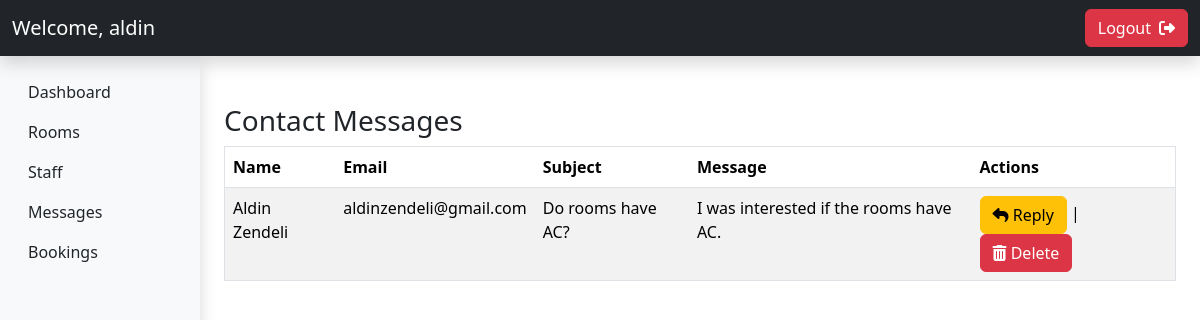
Screenshot of /viewMessages.php (signed in) with the database file from the repository.
### tables this page shows
CREATE TABLE `contact` (
  `id` int(11) NOT NULL,
  `firstlastname` varchar(255) NOT NULL,
  `email` varchar(255) NOT NULL,
  `subject` varchar(255) NOT NULL,
  `message` varchar(255) NOT NULL
);

### viewMessages.php (the view, shortened to what this page needs)
<?php
    include_once("config.php");
    $sql = "SELECT * FROM contact";
    $selectMessages = $conn->prepare($sql);
    $selectMessages->execute();
    $messages_data = $selectMessages->fetchAll();
?>
<!DOCTYPE html>
<html lang="en">
<head>
    <link href="https://cdn.jsdelivr.net/npm/bootstrap@5.3.3/dist/css/bootstrap.min.css" rel="stylesheet">
    <link rel="stylesheet" href="https://cdnjs.cloudflare.com/ajax/libs/font-awesome/6.7.2/css/all.min.css">
</head>
<body>
<nav class="navbar bg-dark navbar-dark shadow">
        <div class="container-fluid">
            <a class="navbar-brand" href="#">Welcome, <?php echo $_SESSION['username']; ?></a>
            <a href="logout.php" class="btn btn-danger justify-content-end d-flex">
                Logout  <i class="fa-solid fa-right-from-bracket ms-2 d-flex align-items-center"></i>
            </a>
        </div>
    </nav>
    <div class="container-fluid">
        <div class="row">
            <?php include_once("sidebar.php"); ?>
            <div class="col-10">
                <div class="container mt-5">
                    <h3>Contact Messages</h3>
                    <table class="table table-striped border">
                        <thead>
                            <tr class="bg-dark">
                                <th>Name</th>
                                <th>Email</th>
                                <th>Subject</th>
                                <th>Message</th>
                                <th>Actions</th>
                            </tr>
                        </thead>
                        <tbody>
                            <?php foreach($messages_data as $message_data) { ?>
                                <tr>
                                    <td><?php echo $message_data['firstlastname']; ?></td>
                                    <td><?php echo $message_data['email']; ?></td>
                                    <td><?php echo $message_data['subject']; ?></td>
                                    <td><?php echo $message_data['message']; ?></td>
                                    <td>
                                    <a href="viewMessages.php?reply_id=<?php echo $message_data['id']; ?>" class="btn btn-warning"><i class="fas fa-reply"></i> Reply</a> |
                                    <a href="viewMessages.php?delete_id=<?php echo $message_data['id']; ?>" class="btn btn-danger"><i class="fas fa-trash-alt"></i> Delete</a>
                                    </td>
                                </tr>
                            <?php } ?>
                        </tbody>
                    </table>
                </div>
            </div>
        </div>
    </div>
</body>
</html>

### rows the page displays
contact: firstlastname "Aldin Zendeli", email "aldinzendeli@gmail.com", subject "Do rooms have AC?", message "I was interested if the rooms have AC."

### other values shown
$_SESSION['username'] "aldin"
